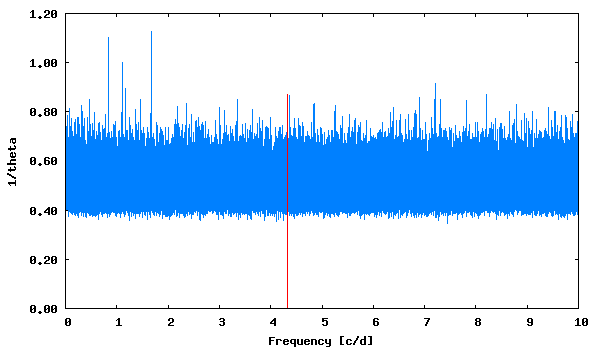

Reproduce this figure in gnuplot.
set term png size 600,350 medium
set colors classic
set output "phase_lc_6.lk.png"
set xlabel "Frequency [c/d]"
set ylabel "1/theta"
set format y "%5.2f"
plot [] "lk.periodogram" using 1:2 with lines linecolor 3 title "", "<echo '4.323103  0.87'" with impulses linecolor 1 title ""
 
